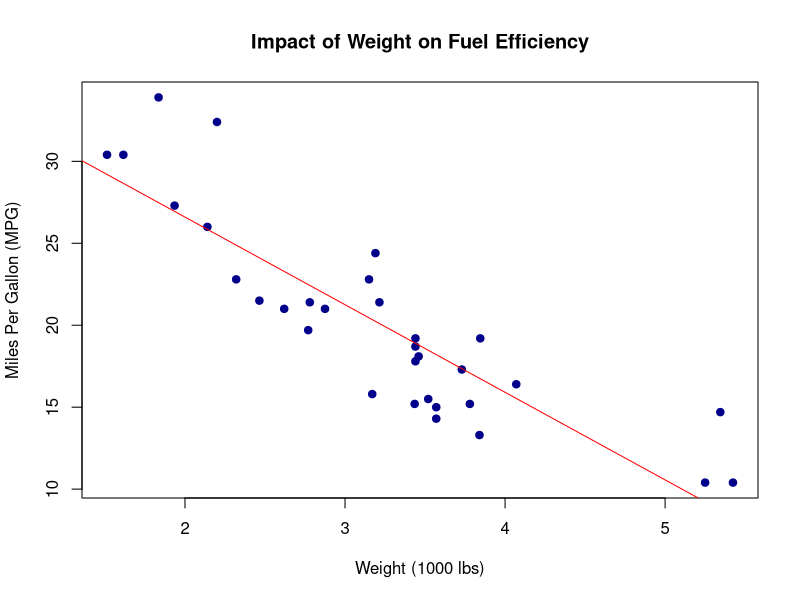
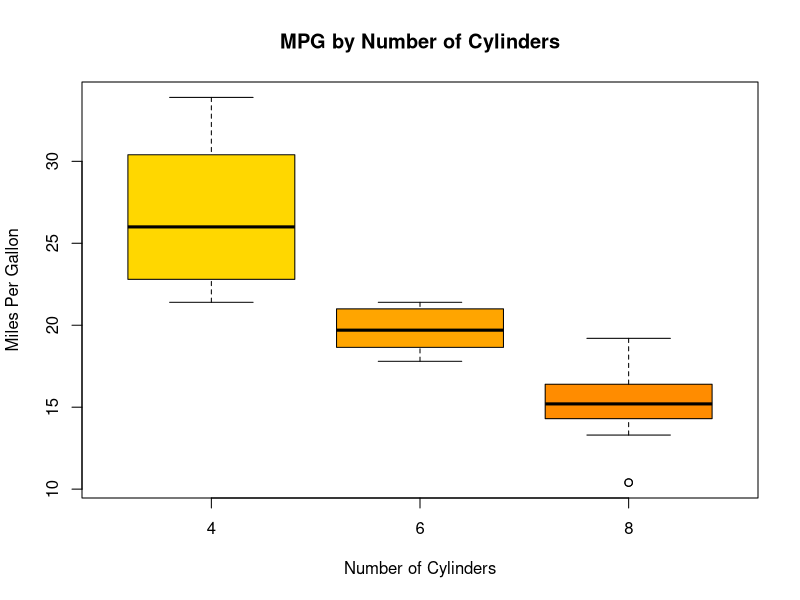

Write the R code that produced these figures, in order.
library(plotrix)
data()
data(mtcars)
plot(x = mtcars$wt, y = mtcars$mpg,
     main = "Impact of Weight on Fuel Efficiency",
     xlab = "Weight (1000 lbs)",
     ylab = "Miles Per Gallon (MPG)",
     pch = 19, col = "darkblue")
abline(lm(mpg ~ wt, data = mtcars), col = "red")
boxplot(mpg ~ cyl, data = mtcars,
        main = "MPG by Number of Cylinders",
        xlab = "Number of Cylinders",
        ylab = "Miles Per Gallon",
        col = c("gold", "orange", "darkorange"))
